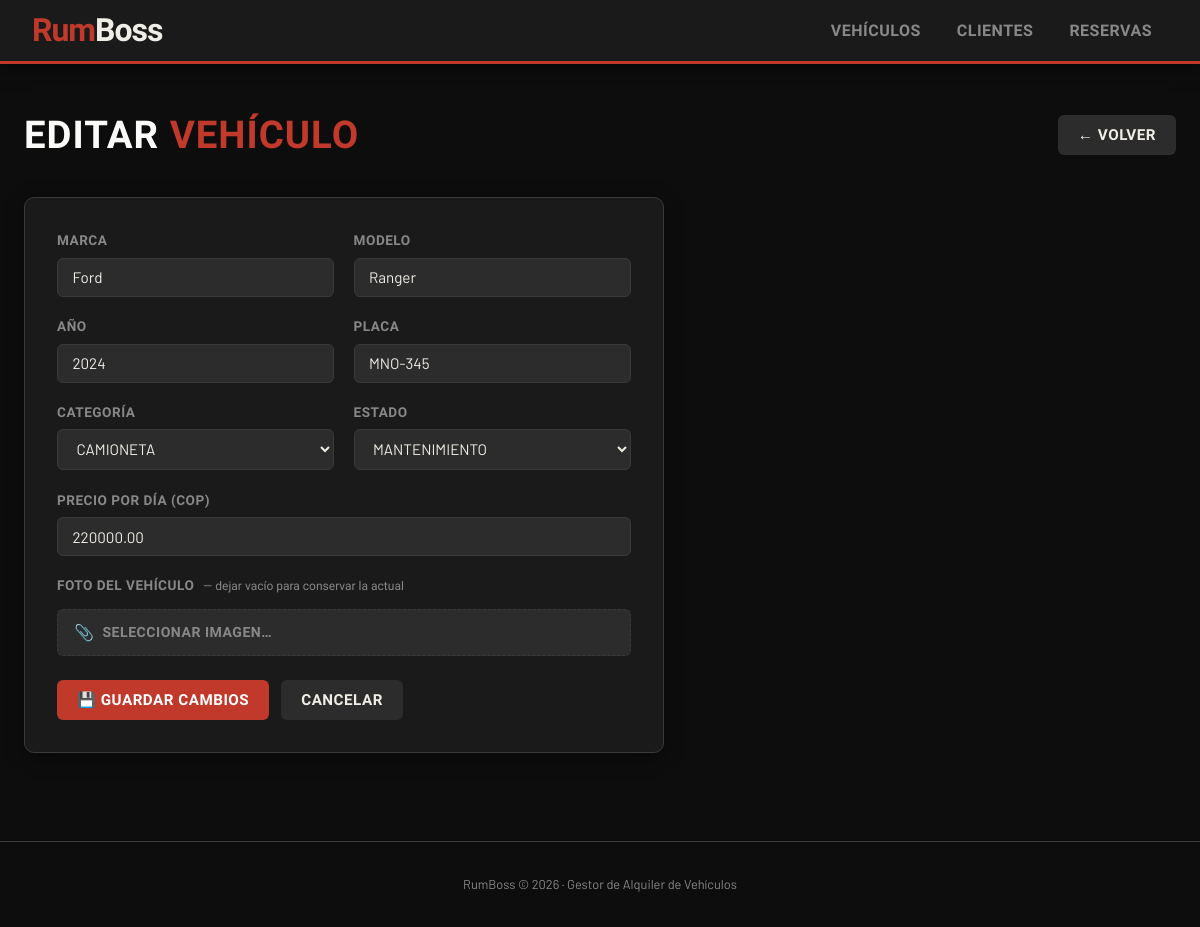
Screenshot of /index.php?modulo=vehiculos&accion=editar&id=5 with the database file from the repository.
### tables this page shows
CREATE TABLE IF NOT EXISTS vehiculos (
    id          INT AUTO_INCREMENT PRIMARY KEY,
    marca       VARCHAR(60)  NOT NULL,
    modelo      VARCHAR(60)  NOT NULL,
    anio        YEAR         NOT NULL,
    placa       VARCHAR(20)  NOT NULL UNIQUE,
    categoria   ENUM('AUTOMOVIL','CAMIONETA','MOTO') NOT NULL DEFAULT 'AUTOMOVIL',
    estado      ENUM('DISPONIBLE','ALQUILADO','MANTENIMIENTO') NOT NULL DEFAULT 'DISPONIBLE',
    precio_dia  DECIMAL(10,2) NOT NULL,
    created_at  TIMESTAMP DEFAULT CURRENT_TIMESTAMP
);

### Model/Database.php (called while the page is built)
<?php
class Database {
    private static ?PDO $conn = null;
    private static string $host   = 'localhost';
    private static string $db     = 'rumboss';
    private static string $user   = 'root';
    private static string $pass   = '';
    private static string $charset = 'utf8mb4';
    public static function getConnection(): PDO {
        if (self::$conn === null) {
            $dsn = "mysql:host=" . self::$host
                 . ";dbname=" . self::$db
                 . ";charset=" . self::$charset;
            $options = [
                PDO::ATTR_ERRMODE            => PDO::ERRMODE_EXCEPTION,
                PDO::ATTR_DEFAULT_FETCH_MODE => PDO::FETCH_ASSOC,
                PDO::ATTR_EMULATE_PREPARES   => false,
            ];
            try {
                self::$conn = new PDO($dsn, self::$user, self::$pass, $options);
            } catch (PDOException $e) {
                die("<p style='color:red;font-family:sans-serif'>
                     <strong>Error de conexión:</strong> " . htmlspecialchars($e->getMessage()) . "
                     </p>");
            }
        }
        return self::$conn;
    }
}

### Controller/VehiculoController.php (called while the page is built, shortened)
<?php
require_once __DIR__ . '/../Model/VehiculoModel.php';
class VehiculoController {
    private VehiculoModel $model;
    public static array $CATEGORIAS = ['AUTOMOVIL', 'CAMIONETA', 'MOTO'];
    public static array $ESTADOS    = ['DISPONIBLE', 'ALQUILADO', 'MANTENIMIENTO'];
    public function __construct() {
        $this->model = new VehiculoModel();
    }
    public function formulario(int $id = 0): array {
        $vehiculo = $id ? $this->model->getById($id) : null;
        return [
            'vehiculo'   => $vehiculo,
            'id'         => $id,
            'categorias' => self::$CATEGORIAS,
            'estados'    => self::$ESTADOS,
        ];
    }
}

### Model/VehiculoModel.php (called while the page is built, shortened)
<?php
require_once __DIR__ . '/Database.php';
class VehiculoModel {
    private PDO $db;
    public function __construct() {
        $this->db = Database::getConnection();
    }
    public function getById(int $id): array|false {
        $stmt = $this->db->prepare("SELECT * FROM vehiculos WHERE id = :id");
        $stmt->execute([':id' => $id]);
        return $stmt->fetch();
    }
}

### View/vehiculos/formulario.php (the view, shortened to what this page needs)
<?php
$esEditar  = !empty($datos['id']);
require_once __DIR__ . '/../shared/header.php';
$prev    = $_SESSION['form_data']    ?? [];
$v = $datos['vehiculo'] ?? $prev;
function val(array $arr, string $key): string {
    return htmlspecialchars($arr[$key] ?? '');
}
?>
<div class="page-header">
    <h1 class="page-title"><?= $esEditar ? 'Editar' : 'Nuevo' ?> <span>Vehículo</span></h1>
    <a href="index.php?modulo=vehiculos" class="btn btn-gris">← Volver</a>
</div>
<div class="form-card">
    <form method="POST"
          enctype="multipart/form-data"
          action="index.php?modulo=vehiculos&accion=<?= $esEditar ? 'editar&id='.(int)$datos['id'] : 'crear' ?>">
        <div class="form-grid">
            <div class="campo">
                <label for="marca">Marca</label>
                <input type="text" id="marca" name="marca"
                       value="<?= val($v, 'marca') ?>" placeholder="Toyota, Mazda…" required>
            </div>
            <div class="campo">
                <label for="modelo">Modelo</label>
                <input type="text" id="modelo" name="modelo"
                       value="<?= val($v, 'modelo') ?>" placeholder="Hilux 2024" required>
            </div>
            <div class="campo">
                <label for="anio">Año</label>
                <input type="number" id="anio" name="anio"
                       value="<?= val($v, 'anio') ?>"
                       min="1990" max="<?= (int)date('Y') + 1 ?>" required>
            </div>
            <div class="campo">
                <label for="placa">Placa</label>
                <input type="text" id="placa" name="placa"
                       value="<?= val($v, 'placa') ?>" placeholder="ABC-123" required>
            </div>
            <div class="campo">
                <label for="categoria">Categoría</label>
                <select id="categoria" name="categoria" required>
                    <?php foreach ($datos['categorias'] as $cat): ?>
                        <option value="<?= $cat ?>"
                            <?= (($v['categoria'] ?? '') === $cat) ? 'selected' : '' ?>>
                            <?= $cat ?>
                        </option>
                    <?php endforeach; ?>
                </select>
            </div>
            <div class="campo">
                <label for="estado">Estado</label>
                <select id="estado" name="estado" required>
                    <?php foreach ($datos['estados'] as $est): ?>
                        <option value="<?= $est ?>"
                            <?= (($v['estado'] ?? 'DISPONIBLE') === $est) ? 'selected' : '' ?>>
                            <?= $est ?>
                        </option>
                    <?php endforeach; ?>
                </select>
            </div>
            <div class="campo full">
                <label for="precio_dia">Precio por día (COP)</label>
                <input type="number" id="precio_dia" name="precio_dia"
                       value="<?= val($v, 'precio_dia') ?>"
                       min="1" step="1" placeholder="150000" required>
            </div>
            <div class="campo full">
                <label for="imagen">
                    Foto del vehículo
                    <span class="lbl-hint">
                        <?= $esEditar
                            ? '— dejar vacío para conservar la actual'
                            : '— opcional · JPG, PNG o WEBP · máx. 2 MB' ?>
                    </span>
                </label>
                <label for="imagen" class="file-label">
                    <span id="file-nombre">
                        <?= ($esEditar && !empty($v['imagen'])) ? 'Cambiar imagen…' : 'Seleccionar imagen…' ?>
                    </span>
                </label>
            </div>
        </div>
        <div class="form-acciones">
            <button type="submit" class="btn btn-rojo">
                <?= $esEditar ? '💾 Guardar cambios' : '+ Registrar vehículo' ?>
            </button>
            <a href="index.php?modulo=vehiculos" class="btn btn-gris">Cancelar</a>
        </div>
    </form>
</div>
<?php require_once __DIR__ . '/../shared/footer.php'; ?>

### View/css/estilos.css (style rules this page uses)
*, *::before, *::after { box-sizing: border-box; margin: 0; padding: 0; }
:root { --rojo: #C0392B; --rojo-claro:#E74C3C; --negro: #0D0D0D; --gris-osc: #1A1A1A; --gris-med: #2C2C2C; --gris-bord: #3A3A3A; --gris-lite: #888; --crema: #F0EDE6; --blanco: #FAFAF8; --verde: #27AE60; --amarillo: #F39C12; --font-h: 'Barlow Condensed', sans-serif; --font-b: 'Barlow', sans-serif; --radio: 6px; --sombra: 0 4px 20px rgba(0,0,0,.45); }
body { background: var(--negro); color: var(--crema); font-family: var(--font-b); font-size: 15px; line-height: 1.6; min-height: 100vh; }
.page-header { display: flex; align-items: center; justify-content: space-between; margin-bottom: 2rem; gap: 1rem; }
.page-title { font-family: var(--font-h); font-size: 2.4rem; font-weight: 800; text-transform: uppercase; letter-spacing: 1px; color: var(--blanco); }
.page-title span { color: var(--rojo); }
.btn { display: inline-flex; align-items: center; gap: .4rem; font-family: var(--font-h); font-weight: 700; font-size: .95rem; letter-spacing: .5px; text-transform: uppercase; text-decoration: none; padding: .5rem 1.25rem; border-radius: var(--radio); border: none; cursor: pointer; transition: filter .15s, transform .1s; }
.btn-rojo { background: var(--rojo); color: #fff; }
.btn-gris { background: var(--gris-med); color: var(--crema); }
.form-card { background: var(--gris-osc); border-radius: 10px; padding: 2rem; max-width: 640px; box-shadow: var(--sombra); border: 1px solid var(--gris-bord); }
.form-grid { display: grid; grid-template-columns: 1fr 1fr; gap: 1.2rem; }
.form-grid .full { grid-column: 1 / -1; }
.campo { display: flex; flex-direction: column; gap: .35rem; }
.campo label { font-family: var(--font-h); font-size: .85rem; font-weight: 700; letter-spacing: .5px; text-transform: uppercase; color: var(--gris-lite); }
.campo input, .campo select, .campo textarea { background: var(--gris-med); border: 1px solid var(--gris-bord); border-radius: var(--radio); color: var(--crema); font-family: var(--font-b); font-size: .95rem; padding: .6rem .9rem; transition: border-color .18s; outline: none; }
.form-acciones { display: flex; gap: .75rem; margin-top: 1.5rem; }
#placa { text-transform: uppercase; }
.file-label { display: inline-flex; align-items: center; gap: .5rem; background: var(--gris-med); border: 1px dashed var(--gris-bord); border-radius: var(--radio); padding: .6rem 1rem; cursor: pointer; margin-top: .4rem; transition: border-color .18s; }
.file-label::before { content: "📎"; font-size: 1rem; }
.file-label span { font-size: .88rem; color: var(--gris-lite); }
.lbl-hint { font-size: .75rem; color: var(--gris-lite); font-weight: 400; text-transform: none; letter-spacing: 0; margin-left: .3rem; }

### rows the page displays
vehiculos: marca "Ford", modelo "Ranger", anio "2024", placa "MNO-345", categoria "CAMIONETA", estado "MANTENIMIENTO", precio_dia "220000.00"
